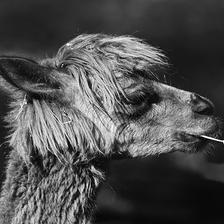
#> input picture MILESTONE_1/dataset/alpaca-3724971__340.jpg, 224 x 224 px; its folder holds 4 pictures in this run; the run also reads 2 pictures not shown here
$ jupyter execute --allow-errors DL_nagyHF_milestone-1_2.ipynb   (shell and % lines are left out)
#> lines starting #> are read from the running program, lines starting #| are printed output that depends on the picture
# DeepLearning nagyHF I. milestone
## Team - balit_learning : Gurubi Barnabás - DXEXVR, Mátyás Gergely - IL21NI, Horváth Ákos - DKILK6

## Problem: Colorizing black and white pictures (with user interactions)

We would like to create a neural network which is able to colorize black and white pictures. In adition to this we would like to provide a possibility for the user to change the result (colorized) image by giving the color of certain points in the original (black and white) image. For this problem there are a lot of articles that helped us to take the first steps.

   * https://arxiv.org/abs/1705.02999 -Real-Time User-Guided Image Colorization with Learned Deep Priors
   * https://blog.floydhub.com/colorizing-b-w-photos-with-neural-networks/ (this is ablog not a scientific paper but it
     explains the basics well
   * https://arxiv.org/pdf/1603.08511.pdf - Colorful Image Colorization
   * http://cs231n.stanford.edu/reports/2016/pdfs/205_Report.pdf - CS231N Project: Coloring black and white world using Deep
     Neural Nets

First we saw that we would need a large database of random images. We found and edited a script that enabled us to download  around 100k random images from the site: https://pixabay.com/.
In this script we also cut and resize all the pictures so all of them are 224x224 pixels.

```python
import re
import requests
from bs4 import BeautifulSoup

from PIL import Image
from resizeimage import resizeimage
from io import BytesIO

count = 0

for i in range(5, 7) :
    site = 'https://pixabay.com/hu/photos/?&pagi='  + str(i)

    response = requests.get(site)

    soup = BeautifulSoup(response.text, 'html.parser')
    img_tags = soup.find_all('img')

    urls = [img['src'] for img in img_tags]

    for url in urls:
        filename = re.search(r'/([\w_-]+[.](jpg|gif|png))$', url)
        if ((not '.gif' in filename.group(1)) and (not '.png' in filename.group(1))):
            with open(filename.group(1), 'wb') as file:
                if 'http' not in url:
                    url = '{}{}'.format(site, url)
                response = requests.get(url)
                img = Image.open(BytesIO(response.content))
                img = resizeimage.resize_cover(img, [224, 224])
                img.save(file, "JPEG")
    print(i)

```

### Datasets
We have also found a Kaggle dataset, which containts 25k 224x224 images, already split into Lab channels.
https://www.kaggle.com/shravankumar9892/image-colorization

The other dataset of images have to be split into channels by us, we do this preprocess with the scripts given hereunder. After the preprocess we uploaded them.

#### TODO LINK

### Loading and formatting pictures
So now that we downloaded the database, we need to load it to our program and format them. As we read in a lot of articles for this problem it is better if we change the usual RGB channels to Lab representation. (where L is for lightness, a and b are for the color spectrums green–red and blue–yellow) This way the L channel will provide us the black and white pictures which represent the input and the network has to predict the a and b values. Also it is better for the network if the values are between 0 and 1 so we 'normalized' them. (we know that L is between  0-100 and a,b are between -128 - 128 )

[cell 1]
## TODO - ide kellene a kód (betöltés, Lab ba írás, szétválasztás hogy a fekete fehér az input)

import os
from os import listdir
from PIL import Image as PImage
import numpy as np
import matplotlib.image as mpimg
import matplotlib.pyplot as plt


def loadImages(path):
    # return array of images
#> called with path = 'MILESTONE_1/dataset/'
    imagesList = listdir(path)
    loadedImages = []
    for image in imagesList:
        img = PImage.open(path + image)
        loadedImages.append(img)
#> this loop made 4 passes
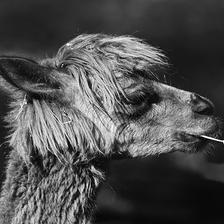
#> input picture MILESTONE_1/dataset/alpaca-3724971__340.jpg, 224 x 224 px
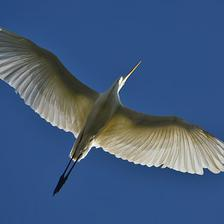
#> input picture MILESTONE_1/dataset/animal-3728905__340.jpg, 224 x 224 px
#> pass 3, in loadImages, `img = PImage.open(path + image)`:
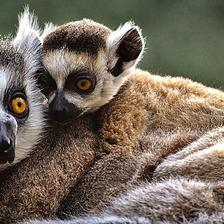
#> img: PIL image 224x224 RGB; mean R, G, B 116.7, 105.6, 93
#> after the loop, loadedImages = 4 items

    return loadedImages

path = os.getcwd() + '/dataset/'

# your images in an array
imgs = loadImages(path)
#> imgs = 4 items

#showing first 4 pictures
figure = plt.figure(figsize=(18, 16))
mtxs = []
#> (the rest of this cell did not finish here and is left out)

As we see now they are in RGB channels:

#> (a cell that did not finish here is left out)

# Converting to Lab
With the help of skimage lib we can convert them to Lab channels.

[cell 3]
from skimage import color

imgsinLab = []
for img in imgs:
    imgsinLab.append(color.rgb2lab(img))
#> after the loop, imgsinLab = 4 items

After the pictures were converted, we can plot them channel by channel, helping the visualization. These pictures of the channels aren't showing the ground truth, because of the nature of the Lab representation. Since the L channel is for lightness, hence the a and b channels plotted on their own will be very dark (as the L value is 0). That is why we added the half of the original L value to these channels, thus the result image is more enjoyable.

[cell 4]
figure = plt.figure(figsize=(18, 16))
mtxs = []

#> (the rest of this cell did not finish here and is left out)

### Generating user inputs for the learning

As we would like to provide users the chance to change the colorization we need to teach this to our network.For this we read a very good idea in a paper, how they solved this problem (Real-Time User-Guided Image Colorization with Learned Deep Priors - https://arxiv.org/abs/1705.02999). So we generated random user inputs for each pictures and added them as inputs as well. (for this we just used random points from each pictures with the original color as if the user had given them)

First we choose 10 random pixels. (The picture is in rgb color space, due to the plotting)

[cell 5]
import random

#> (the rest of this cell did not finish here and is left out)

### Portraying the random pixels

#> (a cell that did not finish here is left out)

### Normalizing the Lab channels (0...1)

[cell 7]
#TODO leosztani a megfelelő számokkal hogy 0 és 1 közé essenek
#L - 0-100
#a,b - -128 -- +128

for i in range(0, len(imgsinLab)):
    imgsinLab[i][:,:,0] /= 100
    imgsinLab[i][:,:,1] += 128
    imgsinLab[i][:,:,1] /= 256
    imgsinLab[i][:,:,2] += 128
    imgsinLab[i][:,:,2] /= 256
